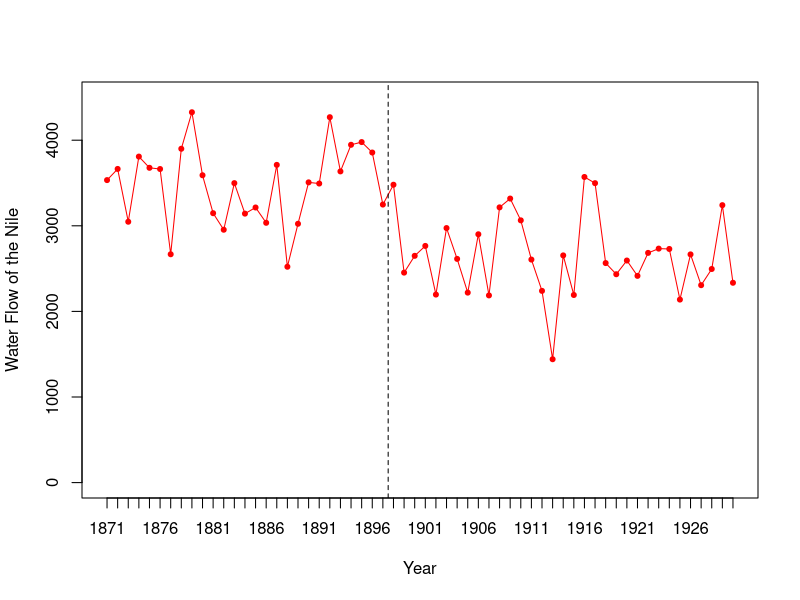
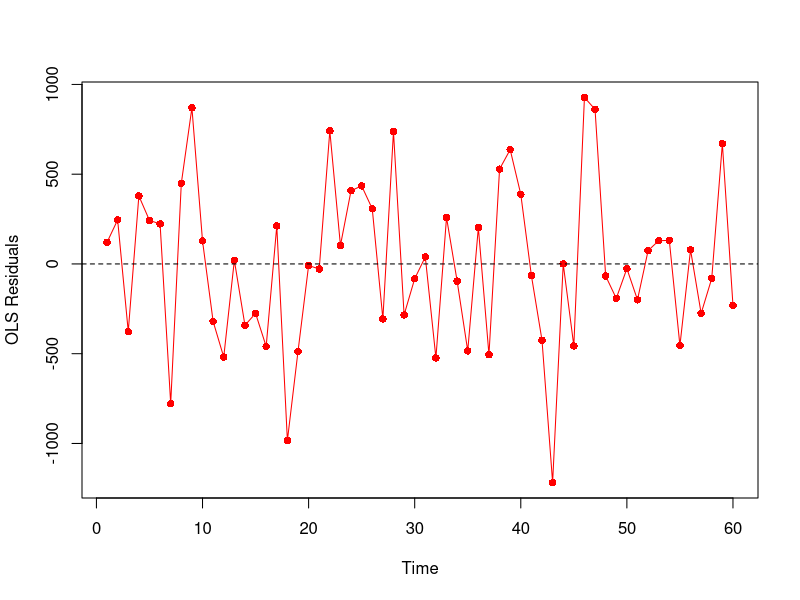
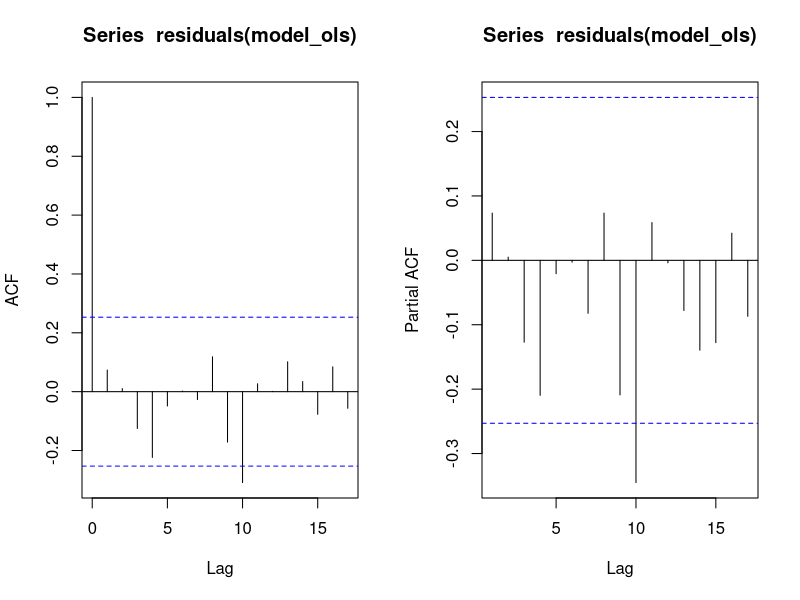
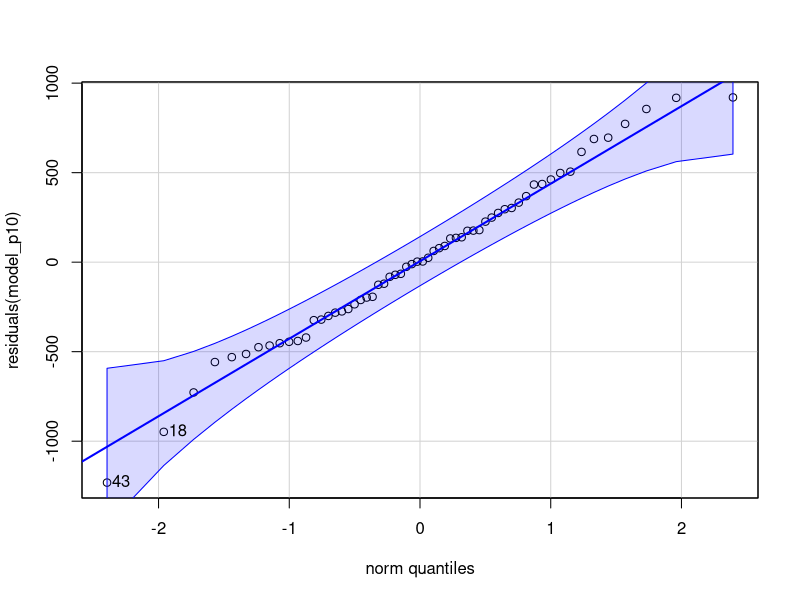
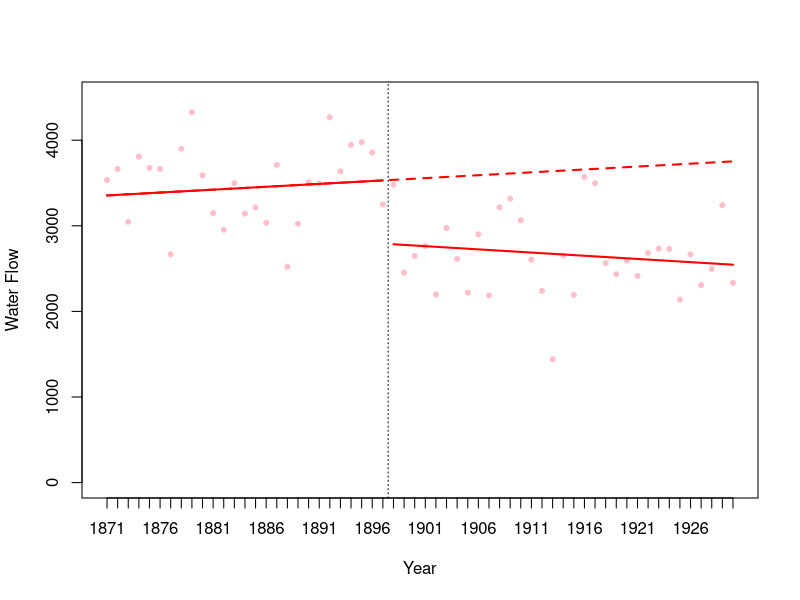

Source code (R) for these figures, in order:
#####################################
# ITSx: Session 2 Example Analysis
# Michael Law (michael.law@ubc.ca)
# July 2015
#####################################

###################################
# Load the necessary libraries
###################################

library(nlme)
library(car)


########################
# Read in the dataset
########################

# Two options: either use "import dataset" in RStudio, or use read.csv
data <- read.csv("nile.csv",header=T)
# Examine the dataset within RStudio
View(data)


########################
# Initial Plot
########################

# Plot outcome variable versus time
plot(data$time,data$flow,
       ylab="Water Flow of the Nile",
       ylim=c(0,4500),
       xlab="Year",
       type="l",
       col="red",
       xaxt="n")

# Add x-axis year labels
axis(1, at=1:60, labels=data$year)

# Add in the points for the figure
points(data$time,data$flow,
       col="red",
       pch=20)

# Label the weather change
abline(v=27.5,lty=2)


########################
# Modeling
########################

# A preliminary OLS regression
model_ols <- lm(flow ~ time + level + trend, data=data)
summary(model_ols)

# Durbin-watson test, 12 time periods
dwt(model_ols,max.lag=12,alternative="two.sided")

# Graph the residuals from the OLS regression to check for serially correlated errors
plot(data$time,
     residuals(model_ols),
     type='o',
     pch=16,
     xlab='Time',
     ylab='OLS Residuals',
     col="red")
abline(h=0,lty=2)

# Plot ACF and PACF
# Set plotting to two records on one page
par(mfrow=c(1,2))

# Produce plots
acf(residuals(model_ols))
acf(residuals(model_ols),type='partial')
# Note decay in ACF, significant spike at 10 in PACF, model p=10


########################
# Run the final model
########################

# Fit the GLS regression model
model_p10 <- gls(flow ~ time + level + trend,
  data=data,
  correlation=corARMA(p=10,form=~time),
  method="ML")
summary(model_p10)


########################
# Diagnostic tests
########################

# Likelihood-ratio tests to check AR process
model_p11 <- update(model_p10,correlation=corARMA(p=11,form=~time))
anova(model_p10,model_p11)

model_p10q1 <- update(model_p10,correlation=corARMA(p=10,q=1,form=~time))
anova(model_p10,model_p10q1)

model_p10q10 <- update(model_p10,correlation=corARMA(p=10,q=10,form=~time))
anova(model_p10,model_p10q10)

# Residual plot
# Null Hypo: the residuals of a correctly specified model are independently distributed--the residuals are white noise
par(mfrow=c(1,1))
qqPlot(residuals(model_p10))


########################
# Plot results
#########################

# Produce the plot, first plotting the raw data points
plot(data$time,data$flow,
     ylim=c(0,4500),
     ylab="Water Flow",
     xlab="Year",
     pch=20,
     col="pink",
     xaxt="n")

# Add x axis with dates
axis(1, at=1:60, labels=data$year)

# Add line indicating weather pattern change
abline(v=27.5,lty="dotted")

# Plot the first line segment
lines(data$time[1:27], fitted(model_p10)[1:27], col="red",lwd=2)
# Plot the second line segment
lines(data$time[28:60], fitted(model_p10)[28:60], col="red",lwd=2)

# And the counterfactual
segments(1,
         model_p10$coef[1]+model_p10$coef[2],
         60,
         model_p10$coef[1]+model_p10$coef[2]*60,
         lty=2,
         lwd=2,
         col='red')


##############################################
# Predict absolute and relative changes
##############################################

# Predicted value at 25 years after the weather change
pred <- fitted(model_p10)[52]

# Then estimate the counterfactual at the same time point
cfac <- model_p10$coef[1] + model_p10$coef[2]*52

# Absolute change at 25 years
pred - cfac
# Relative change at 25 years
(pred - cfac) / cfac

# END